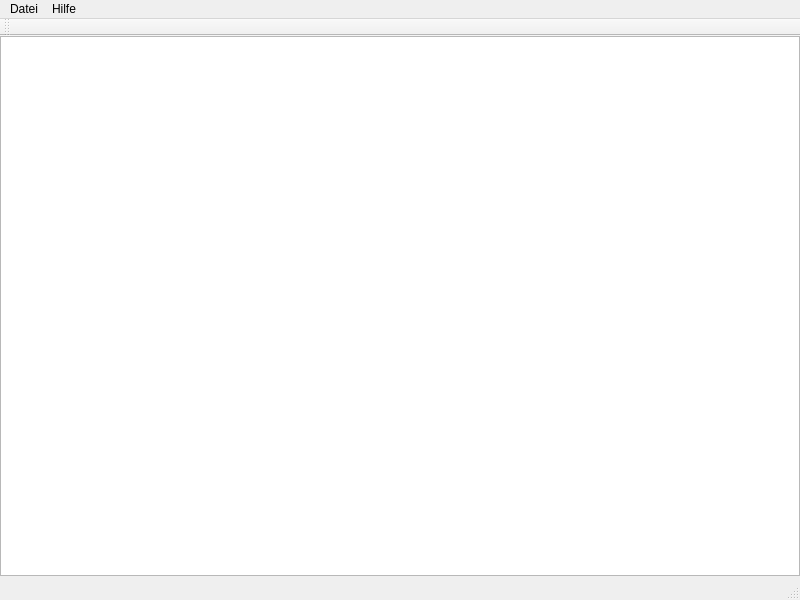
<?xml version="1.0" encoding="UTF-8"?>
<ui version="4.0">
 <class>MainWindow</class>
 <widget class="QMainWindow" name="MainWindow">
  <property name="geometry">
   <rect>
    <x>0</x>
    <y>0</y>
    <width>800</width>
    <height>600</height>
   </rect>
  </property>
  <property name="minimumSize">
   <size>
    <width>800</width>
    <height>600</height>
   </size>
  </property>
  <property name="windowTitle">
   <string>MainWindow</string>
  </property>
  <property name="windowIcon">
   <iconset resource="resource.qrc">
    <normaloff>:/window/assets/emby.png</normaloff>:/window/assets/emby.png</iconset>
  </property>
  <widget class="QWidget" name="centralwidget">
   <widget class="QTableWidget" name="tableView">
    <property name="geometry">
     <rect>
      <x>0</x>
      <y>0</y>
      <width>800</width>
      <height>540</height>
     </rect>
    </property>
    <property name="autoFillBackground">
     <bool>true</bool>
    </property>
    <property name="frameShadow">
     <enum>QFrame::Shadow::Plain</enum>
    </property>
    <property name="editTriggers">
     <set>QAbstractItemView::EditTrigger::SelectedClicked</set>
    </property>
    <property name="showDropIndicator" stdset="0">
     <bool>false</bool>
    </property>
    <property name="dragDropOverwriteMode">
     <bool>false</bool>
    </property>
    <property name="selectionMode">
     <enum>QAbstractItemView::SelectionMode::SingleSelection</enum>
    </property>
    <property name="selectionBehavior">
     <enum>QAbstractItemView::SelectionBehavior::SelectRows</enum>
    </property>
    <property name="sortingEnabled">
     <bool>false</bool>
    </property>
   </widget>
  </widget>
  <widget class="QMenuBar" name="menuBar">
   <property name="geometry">
    <rect>
     <x>0</x>
     <y>0</y>
     <width>800</width>
     <height>22</height>
    </rect>
   </property>
   <widget class="QMenu" name="menuFile">
    <property name="title">
     <string>Datei</string>
    </property>
    <addaction name="actionQuit"/>
   </widget>
   <widget class="QMenu" name="menuHelp">
    <property name="title">
     <string>Hilfe</string>
    </property>
    <addaction name="actionAboutEmbyExplorer"/>
    <addaction name="actionAboutQt"/>
   </widget>
   <addaction name="menuFile"/>
   <addaction name="menuHelp"/>
  </widget>
  <widget class="QStatusBar" name="statusBar"/>
  <widget class="QToolBar" name="toolBar">
   <property name="maximumSize">
    <size>
     <width>16777215</width>
     <height>28</height>
    </size>
   </property>
   <property name="windowTitle">
    <string>toolBar</string>
   </property>
   <property name="floatable">
    <bool>false</bool>
   </property>
   <attribute name="toolBarArea">
    <enum>TopToolBarArea</enum>
   </attribute>
   <attribute name="toolBarBreak">
    <bool>false</bool>
   </attribute>
  </widget>
  <action name="actionSettings">
   <property name="icon">
    <iconset resource="resource.qrc">
     <normaloff>:/tb/assets/toolbar_preferences.svg</normaloff>:/tb/assets/toolbar_preferences.svg</iconset>
   </property>
   <property name="text">
    <string>Einstellungen</string>
   </property>
   <property name="toolTip">
    <string>Einstellungen</string>
   </property>
  </action>
  <action name="actionQuit">
   <property name="icon">
    <iconset resource="resource.qrc">
     <normaloff>:/tb/assets/toolbar_quit.svg</normaloff>:/tb/assets/toolbar_quit.svg</iconset>
   </property>
   <property name="text">
    <string>Beenden</string>
   </property>
   <property name="shortcut">
    <string>Ctrl+Q</string>
   </property>
  </action>
  <action name="actionAboutEmbyExplorer">
   <property name="icon">
    <iconset resource="resource.qrc">
     <normaloff>:/tb/assets/toolbar_about.svg</normaloff>:/tb/assets/toolbar_about.svg</iconset>
   </property>
   <property name="text">
    <string>Über Emby Explorer</string>
   </property>
  </action>
  <action name="actionAboutQt">
   <property name="icon">
    <iconset resource="resource.qrc">
     <normaloff>:/tb/assets/toolbar_about.svg</normaloff>:/tb/assets/toolbar_about.svg</iconset>
   </property>
   <property name="text">
    <string>Über Qt</string>
   </property>
  </action>
  <action name="actionAuthenticate">
   <property name="icon">
    <iconset resource="resource.qrc">
     <normaloff>:/tb/assets/toolbar_login.svg</normaloff>:/tb/assets/toolbar_login.svg</iconset>
   </property>
   <property name="text">
    <string>Anmelden</string>
   </property>
   <property name="toolTip">
    <string>Am Emby Server anmelden</string>
   </property>
   <property name="menuRole">
    <enum>QAction::MenuRole::NoRole</enum>
   </property>
   <property name="iconVisibleInMenu">
    <bool>false</bool>
   </property>
  </action>
  <action name="actionFetch">
   <property name="icon">
    <iconset resource="resource.qrc">
     <normaloff>:/tb/assets/toolbar_fetch.svg</normaloff>:/tb/assets/toolbar_fetch.svg</iconset>
   </property>
   <property name="text">
    <string>Abrufen</string>
   </property>
   <property name="toolTip">
    <string>Daten vom Server abrufen</string>
   </property>
   <property name="menuRole">
    <enum>QAction::MenuRole::NoRole</enum>
   </property>
   <property name="iconVisibleInMenu">
    <bool>false</bool>
   </property>
  </action>
  <action name="actionDetails">
   <property name="icon">
    <iconset resource="resource.qrc">
     <normaloff>:/tb/assets/toolbar_details.svg</normaloff>:/tb/assets/toolbar_details.svg</iconset>
   </property>
   <property name="text">
    <string>Details</string>
   </property>
   <property name="toolTip">
    <string>Details anzeigen</string>
   </property>
   <property name="menuRole">
    <enum>QAction::MenuRole::NoRole</enum>
   </property>
   <property name="iconVisibleInMenu">
    <bool>false</bool>
   </property>
  </action>
  <action name="actionExport">
   <property name="icon">
    <iconset resource="resource.qrc">
     <normaloff>:/tb/assets/toolbar_export.svg</normaloff>:/tb/assets/toolbar_export.svg</iconset>
   </property>
   <property name="text">
    <string>Export</string>
   </property>
   <property name="toolTip">
    <string>Export in Excel Datei</string>
   </property>
   <property name="menuRole">
    <enum>QAction::MenuRole::NoRole</enum>
   </property>
   <property name="iconVisibleInMenu">
    <bool>false</bool>
   </property>
  </action>
 </widget>
 <resources>
  <include location="resource.qrc"/>
 </resources>
 <connections/>
</ui>
